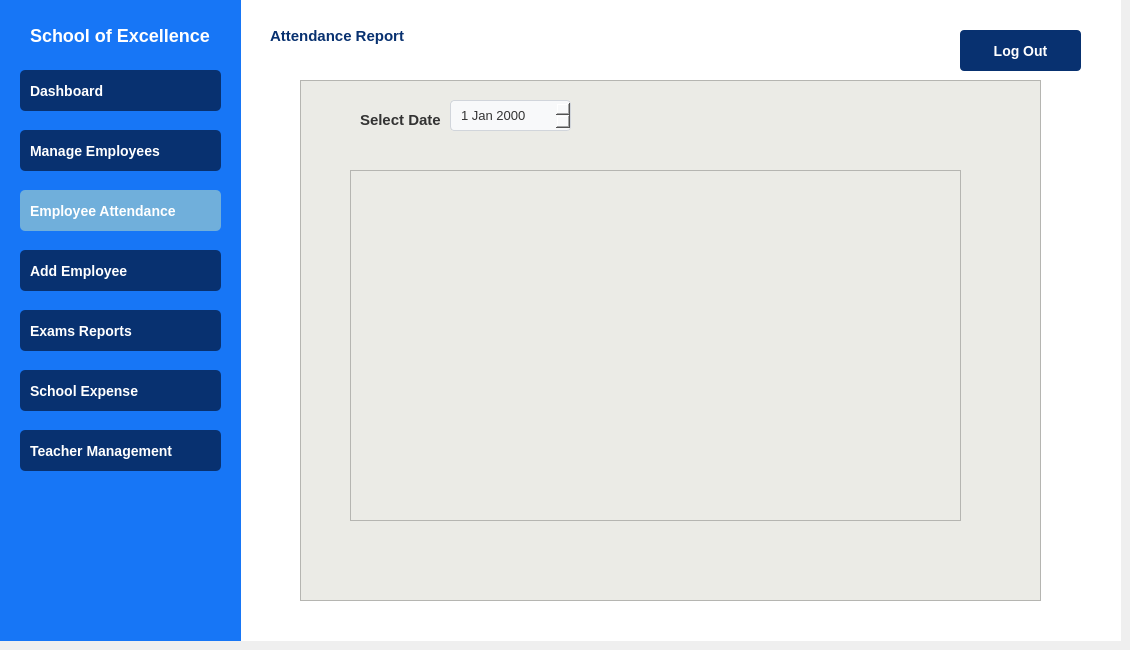
    <widget class="QWidget" name="PrincipalEmpAttendance">
     <widget class="QGroupBox" name="groupBox_25">
      <property name="geometry">
       <rect>
        <x>240</x>
        <y>0</y>
        <width>881</width>
        <height>641</height>
       </rect>
      </property>
      <property name="styleSheet">
       <string notr="true">QGroupBox
{
background: white;
border: none;
}</string>
      </property>
      <property name="title">
       <string/>
      </property>
      <widget class="QPushButton" name="pushButton_63">
       <property name="geometry">
        <rect>
         <x>720</x>
         <y>30</y>
         <width>121</width>
         <height>41</height>
        </rect>
       </property>
       <property name="styleSheet">
        <string notr="true">QPushButton {
    background-color: rgb(8, 49, 112);
    color: white;
    border-radius: 4px;
    padding: 10px;
    font-size: 14px;
    font-weight: bold;
    text-align: center;
    padding-left: 10px;
}
QPushButton:hover 
{ 
background-color: rgb(17, 80, 180);
}</string>
       </property>
       <property name="text">
        <string>Log Out</string>
       </property>
       <property name="iconSize">
        <size>
         <width>12</width>
         <height>12</height>
        </size>
       </property>
      </widget>
      <widget class="QFrame" name="frame_4">
       <property name="geometry">
        <rect>
         <x>60</x>
         <y>80</y>
         <width>741</width>
         <height>521</height>
        </rect>
       </property>
       <property name="styleSheet">
        <string notr="true">

QFrame 
{
background-color: rgb(235, 235, 230);

}</string>
       </property>
       <property name="frameShape">
        <enum>QFrame::Shape::StyledPanel</enum>
       </property>
       <property name="frameShadow">
        <enum>QFrame::Shadow::Raised</enum>
       </property>
       <widget class="QLabel" name="label_30">
        <property name="geometry">
         <rect>
          <x>60</x>
          <y>30</y>
          <width>81</width>
          <height>20</height>
         </rect>
        </property>
        <property name="styleSheet">
         <string notr="true">QLabel {
    color: #333333;
    font-family: 'Segoe UI', Arial, sans-serif;
    font-size: 15px;
    font-weight: 500;
}</string>
        </property>
        <property name="text">
         <string>Select Date</string>
        </property>
       </widget>
       <widget class="QTableView" name="tableView_4">
        <property name="geometry">
         <rect>
          <x>50</x>
          <y>90</y>
          <width>611</width>
          <height>351</height>
         </rect>
        </property>
        <property name="styleSheet">
         <string notr="true">QTableView::item, QTableWidget::item {
    border-right: 1px dotted red;
}</string>
        </property>
       </widget>
       <widget class="QDateEdit" name="dateEdit_2">
        <property name="geometry">
         <rect>
          <x>150</x>
          <y>20</y>
          <width>121</width>
          <height>31</height>
         </rect>
        </property>
        <property name="styleSheet">
         <string notr="true">QDateEdit {
    background-color: #f8f9fa;
    border: 1px solid #d1d5db;
    border-radius: 4px;
    padding: 5px 8px;
    min-width: 80px;
    color: #333333;
    selection-background-color: #3b82f6;
font-size: 13px;
}
</string>
        </property>
       </widget>
      </widget>
      <widget class="QLabel" name="label_29">
       <property name="geometry">
        <rect>
         <x>30</x>
         <y>20</y>
         <width>181</width>
         <height>31</height>
        </rect>
       </property>
       <property name="styleSheet">
        <string notr="true">QLabel
{
color: rgb(8, 49, 112);
font-size: 15px;
font-weight: bold;
text-align: center;
qproperty-alignment: AlignCenter;
}</string>
       </property>
       <property name="text">
        <string>Attendance Report</string>
       </property>
      </widget>
     </widget>
     <widget class="QGroupBox" name="groupBox_26">
      <property name="geometry">
       <rect>
        <x>0</x>
        <y>0</y>
        <width>241</width>
        <height>641</height>
       </rect>
      </property>
      <property name="styleSheet">
       <string notr="true">
QGroupBox {
    background-color: rgb(23, 118, 246); 
    color: white;
    border: none;
    font-size: 16px;
    font-weight: bold;
}</string>
      </property>
      <property name="title">
       <string/>
      </property>
      <widget class="QPushButton" name="pushButton_58">
       <property name="geometry">
        <rect>
         <x>20</x>
         <y>250</y>
         <width>201</width>
         <height>41</height>
        </rect>
       </property>
       <property name="styleSheet">
        <string notr="true">QPushButton {
    background-color: rgb(8, 49, 112);
    color: white;
    border-radius: 5px;
    padding: 10px;
    font-size: 14px;
    font-weight: bold;
    text-align: left;
    padding-left: 10px;
}
QPushButton:hover 
{ 
background-color: rgb(17, 80, 180);
}</string>
       </property>
       <property name="text">
        <string>Add Employee</string>
       </property>
       <property name="icon">
        <iconset>
         <normalon>:/icons /icons/student-card.png</normalon>
        </iconset>
       </property>
       <property name="iconSize">
        <size>
         <width>30</width>
         <height>35</height>
        </size>
       </property>
      </widget>
      <widget class="QPushButton" name="pushButton_59">
       <property name="geometry">
        <rect>
         <x>20</x>
         <y>190</y>
         <width>201</width>
         <height>41</height>
        </rect>
       </property>
       <property name="styleSheet">
        <string notr="true">
QPushButton {
    background-color: rgb(112, 175, 219);
    color: white;
    border-radius: 5px;
    padding: 10px;
    font-size: 14px;
    font-weight: bold;
    text-align: left;
    padding-left: 10px;
}</string>
       </property>
       <property name="text">
        <string>Employee Attendance</string>
       </property>
       <property name="icon">
        <iconset>
         <normalon>:/icons /icons/check-mark.png</normalon>
        </iconset>
       </property>
       <property name="iconSize">
        <size>
         <width>25</width>
         <height>25</height>
        </size>
       </property>
      </widget>
      <widget class="QPushButton" name="pushButton_60">
       <property name="geometry">
        <rect>
         <x>20</x>
         <y>130</y>
         <width>201</width>
         <height>41</height>
        </rect>
       </property>
       <property name="styleSheet">
        <string notr="true">QPushButton {
    background-color: rgb(8, 49, 112);
    color: white;
    border-radius: 5px;
    padding: 10px;
    font-size: 14px;
    font-weight: bold;
    text-align: left;
    padding-left: 10px;
}
QPushButton:hover 
{ 
background-color: rgb(17, 80, 180);
}</string>
       </property>
       <property name="text">
        <string>Manage Employees</string>
       </property>
       <property name="icon">
        <iconset>
         <normalon>:/icons /icons/employee.png</normalon>
        </iconset>
       </property>
       <property name="iconSize">
        <size>
         <width>30</width>
         <height>30</height>
        </size>
       </property>
      </widget>
      <widget class="QPushButton" name="pushButton_64">
       <property name="geometry">
        <rect>
         <x>20</x>
         <y>70</y>
         <width>201</width>
         <height>41</height>
        </rect>
       </property>
       <property name="styleSheet">
        <string notr="true">QPushButton {
    background-color: rgb(8, 49, 112);
    color: white;
    border-radius: 5px;
    padding: 10px;
    font-size: 14px;
    font-weight: bold;
    text-align: left;
    padding-left: 10px;
}
QPushButton:hover 
{ 
background-color: rgb(17, 80, 180);
}
</string>
       </property>
       <property name="text">
        <string>Dashboard</string>
       </property>
       <property name="icon">
        <iconset>
         <normalon>:/icons /icons/dashboard.png</normalon>
        </iconset>
       </property>
       <property name="iconSize">
        <size>
         <width>20</width>
         <height>20</height>
        </size>
       </property>
      </widget>
      <widget class="QLabel" name="label_20">
       <property name="geometry">
        <rect>
         <x>30</x>
         <y>20</y>
         <width>181</width>
         <height>31</height>
        </rect>
       </property>
       <property name="styleSheet">
        <string notr="true">QLabel
{
color: white;
font-size: 18px;
font-weight: bold;
text-align: center;
qproperty-alignment: AlignCenter;
}</string>
       </property>
       <property name="text">
        <string>School of Excellence </string>
       </property>
      </widget>
      <widget class="QPushButton" name="pushButton_65">
       <property name="geometry">
        <rect>
         <x>20</x>
         <y>310</y>
         <width>201</width>
         <height>41</height>
        </rect>
       </property>
       <property name="styleSheet">
        <string notr="true">QPushButton {
    background-color: rgb(8, 49, 112);
    color: white;
    border-radius: 5px;
    padding: 10px;
    font-size: 14px;
    font-weight: bold;
    text-align: left;
    padding-left: 10px;
}
QPushButton:hover 
{ 
background-color: rgb(17, 80, 180);
}</string>
       </property>
       <property name="text">
        <string>Exams Reports</string>
       </property>
       <property name="icon">
        <iconset>
         <normalon>:/icons /icons/exam.png</normalon>
        </iconset>
       </property>
       <property name="iconSize">
        <size>
         <width>25</width>
         <height>25</height>
        </size>
       </property>
      </widget>
      <widget class="QPushButton" name="pushButton_74">
       <property name="geometry">
        <rect>
         <x>20</x>
         <y>370</y>
         <width>201</width>
         <height>41</height>
        </rect>
       </property>
       <property name="styleSheet">
        <string notr="true">QPushButton {
    background-color: rgb(8, 49, 112);
    color: white;
    border-radius: 5px;
    padding: 10px;
    font-size: 14px;
    font-weight: bold;
    text-align: left;
    padding-left: 10px;
}
QPushButton:hover 
{ 
background-color: rgb(17, 80, 180);
}</string>
       </property>
       <property name="text">
        <string>School Expense</string>
       </property>
       <property name="icon">
        <iconset>
         <normalon>:/icons /icons/receipt.png</normalon>
        </iconset>
       </property>
       <property name="iconSize">
        <size>
         <width>25</width>
         <height>25</height>
        </size>
       </property>
      </widget>
      <widget class="QPushButton" name="pushButton_101">
       <property name="geometry">
        <rect>
         <x>20</x>
         <y>430</y>
         <width>201</width>
         <height>41</height>
        </rect>
       </property>
       <property name="styleSheet">
        <string notr="true">QPushButton {
    background-color: rgb(8, 49, 112);
    color: white;
    border-radius: 5px;
    padding: 10px;
    font-size: 14px;
    font-weight: bold;
    text-align: left;
    padding-left: 10px;
}
QPushButton:hover 
{ 
background-color: rgb(17, 80, 180);
}</string>
       </property>
       <property name="text">
        <string>Teacher Management</string>
       </property>
       <property name="icon">
        <iconset>
         <normalon>:/icons /icons/teacher.png</normalon>
        </iconset>
       </property>
       <property name="iconSize">
        <size>
         <width>25</width>
         <height>25</height>
        </size>
       </property>
      </widget>
     </widget>
    </widget>
